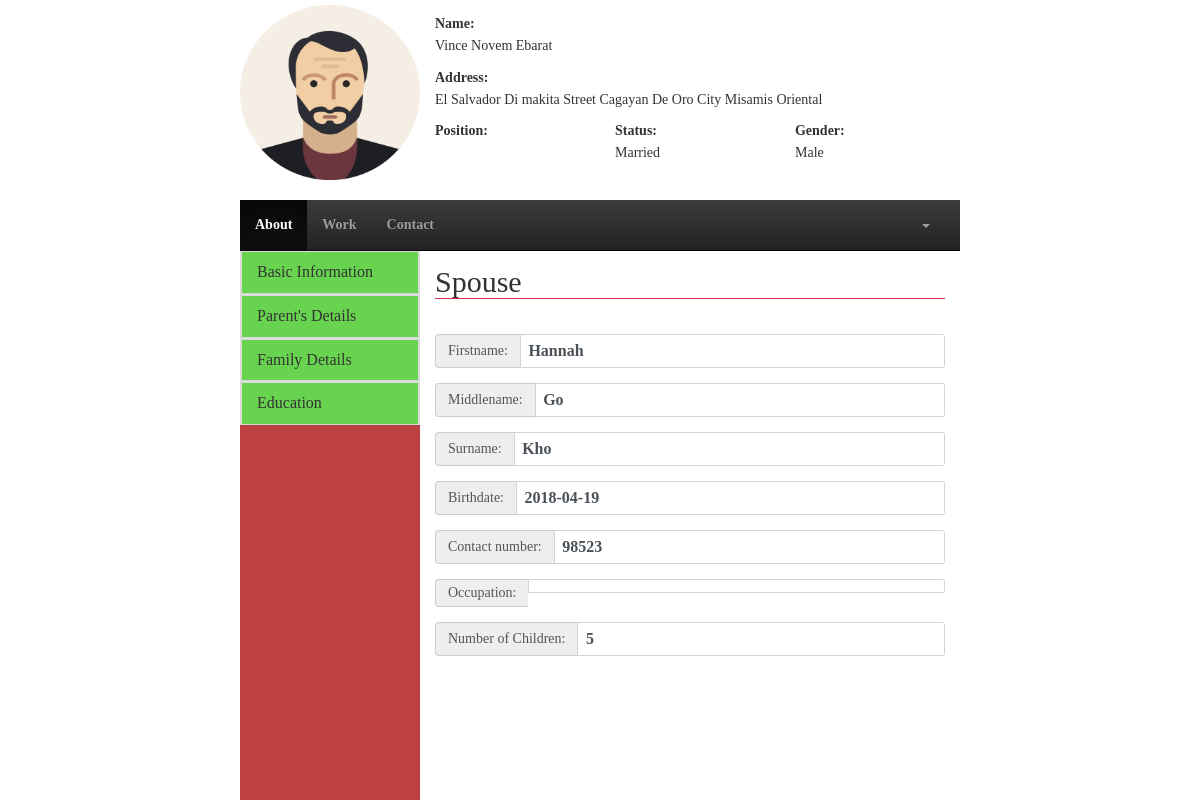
The page /user/about_spouse.php?id=38 (signed in) on the database its author committed.
### tables this page shows
CREATE TABLE `current_address` (
  `staff_id` bigint(20) DEFAULT NULL,
  `addOne` varchar(50) DEFAULT NULL,
  `addTwo` varchar(50) DEFAULT NULL,
  `addTre` varchar(50) DEFAULT NULL,
  `state` varchar(50) NOT NULL,
  `city` varchar(50) NOT NULL,
  `country` varchar(50) NOT NULL,
  `postCode` int(11) NOT NULL
);

CREATE TABLE `staff` (
  `staff_id` bigint(20) NOT NULL,
  `fname` varchar(50) NOT NULL,
  `mname` varchar(50) DEFAULT NULL,
  `lname` varchar(50) NOT NULL,
  `birthdate` date NOT NULL,
  `cellnum` varchar(50) NOT NULL,
  `telnum` varchar(50) DEFAULT NULL,
  `email` varchar(50) NOT NULL,
  `status` varchar(50) NOT NULL,
  `gender` varchar(50) NOT NULL,
  `type` varchar(50) NOT NULL,
  `department` varchar(50) NOT NULL,
  `password` varchar(50) NOT NULL
);

CREATE TABLE `family_details` (
  `staff_id` bigint(20) DEFAULT NULL,
  `fathers_fname` varchar(50) DEFAULT NULL,
  `fathers_mname` varchar(50) NOT NULL,
  `fathers_lname` varchar(50) NOT NULL,
  `mothers_fname` varchar(50) DEFAULT NULL,
  `mothers_mname` varchar(50) NOT NULL,
  `mothers_lname` varchar(50) NOT NULL,
  `fathers_birthdate` date DEFAULT NULL,
  `mothers_birthdate` date DEFAULT NULL,
  `fathers_occupation` varchar(50) NOT NULL,
  `mothers_occupation` varchar(50) NOT NULL,
  `fathers_contnum` varchar(50) NOT NULL,
  `mothers_contnum` varchar(50) NOT NULL,
  `status` varchar(50) NOT NULL,
  `siblings` int(11) DEFAULT NULL,
  `spouse_fname` varchar(50) DEFAULT NULL,
  `spouse_mname` varchar(50) NOT NULL,
  `spouse_lname` varchar(50) NOT NULL,
  `spouse_birthdate` date NOT NULL,
  `spouse_contnum` varchar(50) NOT NULL,
  `spouse_occupation` varchar(50) NOT NULL,
  `numOfChildren` int(11) DEFAULT NULL
);

### user/about_spouse.php (the view, shortened to what this page needs)
<!DOCTYPE html>
<html lang="en">
	<head>
		<link rel="stylesheet" href="css/bootstrap.css">
		<link rel="stylesheet" href="css/stylesheet.css">
		<link rel="stylesheet" href="css/bootstrap-theme.css">
	</head>
	<body>
		<div class="row-3">
			<div class="container-sides">
				<div class="col-12">
					<?php
						$space = " ";
						$id = $_GET['id'];
						include_once("action/session.php");
						$query = "SELECT staff.staff_id, staff.fname, staff.mname, staff.lname, staff.status, staff.gender, staff.type, staff.department, staff.password, current_address.staff_id, current_address.addOne, current_address.addTwo, current_address.addTre, current_address.state, current_address.city FROM staff INNER JOIN current_address ON staff.staff_id = current_address.staff_id WHERE staff.staff_id = '$id'";
						$result = mysqli_query($connect,$query);
						if(mysqli_num_rows($result) > 0){
							while($row = mysqli_fetch_assoc($result)):
					?>
								<form action="">
									<div class="col-3 text-center">
										<img src="img/avatar.png" alt="" style="width:180px;height: 180px;padding-top: 5px; ">
									</div>
									<div class="col-9">
										<div class="row-4">
											<div class="container">
												<label>Name:</label>
												<h5><?php echo $row['fname'].$space.$row['mname'].$space.$row['lname'] ?></h5>
											</div>
										</div>
										<div class="row-4">
											<div class="container">
												<label>Address:</label>
												<h5><?php echo $row['addOne'].$space.$row['addTwo'].$space.$row['addTre'].$space.$row['city'].$space.$row['state'] ?></h5>
											</div>
										</div>
										<div class="row-4">
											<div class="col-4 container">
												<label>Position:</label>
											</div>
											<div class="col-4 container">
												<label>Status:</label>
												<h5><?php echo $row['status'] ?></h5>
											</div>
											<div class="col-4 container">
												<label>Gender:</label>
												<h5><?php echo $row['gender'] ?></h5>
											</div>
										</div>
									</div>
								</form>
					<?php endwhile;} ?>
				</div>
			</div>
		</div>
		<div class="row-9">
			<div class="container-sides">
				<div class="col-12">
					<div class="row-1">
						<div class="">
							<nav class="navbar navbar-inverse navbar-static-top">
								<div class="collapse navbar-collapse navHeaderCollapse">
									<ul class="nav navbar-nav navbar-left">
										<li class="active"><a href="about_me.php<?php echo '?id='.$id.''?>">About</a></li>
										<li><a href="work_details.php<?php echo '?id='.$id.''?>">Work</a></li>
										<li><a href="contact_person.php<?php echo '?id='.$id.''?>">Contact</a></li>
									</ul>
									<ul class="nav navbar-nav navbar-right" style="margin-right: 15px;">
										<li>
											<a href="" class="dropdown-toggle" data-toggle="dropdown"><b class="caret"></b></a>
										</li>
									</ul>
								</div>
							</nav>
						</div>
					</div>
					<div class="row-11">
						<div class="col-3" style="background-color: #be4141;">
							<div class="panel-group">
								<div class="panel panel-default">
									<div class="panel panel-heading">
										<h4 class="panel-title"><a href="#collapse1" data-toggle="collapse">Basic Information</a></h4>
									</div>
								</div>
							</div>
							<div class="panel-group">
								<div class="panel panel-default">
									<div class="panel panel-heading">
										<h4 class="panel-title"><a href="#collapse2" data-toggle="collapse">Parent's Details</a></h4>
									</div>
								</div>
							</div>
							<div class="panel-group">
								<div class="panel panel-default">
									<div class="panel panel-heading">
										<h4 class="panel-title"><a href="#collapse3" data-toggle="collapse">Family Details</a></h4>
									</div>
								</div>
							</div>
							<div class="panel-group">
								<div class="panel panel-default">
									<div class="panel panel-heading">
										<h4 class="panel-title"><a href="#collapse4" data-toggle="collapse">Education</a></h4>
									</div>
								</div>
							</div>
						</div>
						<div class="col-9">
							<div class="row-12">
								<?php
									$id = $_GET['id'];
									include_once("action/session.php");
									$query = "SELECT * FROM family_details WHERE staff_id = '$id'";
									$result = mysqli_query($connect,$query);
									if(mysqli_num_rows($result) > 0){
										while($row = mysqli_fetch_assoc($result)):
								?>
									<form action="">
										<div class="container form-group">
											<legend><h2>Spouse</h2></legend>
										</div>
										<div class="container form-group form-horizontal">
											<div class="inputGroupContainer">
												<div class="input-group">
													<span class="input-group-addon">Firstname:</span>
													<span class='form-control'><?php echo $row['spouse_fname'] ?></span>
												</div>
											</div>
										</div>
										<div class="container form-group form-horizontal">
											<div class="inputGroupContainer">
												<div class="input-group">
													<span class="input-group-addon">Middlename:</span>
													<span class='form-control'><?php echo $row['spouse_mname'] ?></span>
												</div>
											</div>
										</div>
										<div class="container form-group form-horizontal">
											<div class="inputGroupContainer">
												<div class="input-group">
													<span class="input-group-addon">Surname:</span>
													<span class='form-control'><?php echo $row['spouse_lname'] ?></span>
												</div>
											</div>
										</div>
										<div class="container form-group form-horizontal">
											<div class="inputGroupContainer">
												<div class="input-group">
													<span class="input-group-addon">Birthdate:</span>
													<span class='form-control'><?php echo $row['spouse_birthdate'] ?></span>
												</div>
											</div>
										</div>
										<div class="container form-group form-horizontal">
											<div class="inputGroupContainer">
												<div class="input-group">
													<span class="input-group-addon">Contact number:</span>
													<span class='form-control'><?php echo $row['spouse_contnum'] ?></span>
												</div>
											</div>
										</div>
										<div class="container form-group form-horizontal">
											<div class="inputGroupContainer">
												<div class="input-group">
													<span class="input-group-addon">Occupation:</span>
													<span class='form-control'><?php echo $row['spouse_occupation'] ?></span>
												</div>
											</div>
										</div>
										<div class="container form-group form-horizontal">
											<div class="inputGroupContainer">
												<div class="input-group">
													<span class="input-group-addon">Number of Children:</span>
													<span class='form-control'><?php echo $row['numOfChildren'] ?></span>
												</div>
											</div>
										</div>
									</form>
								<?php endwhile;} ?>
							</div>
						</div>
					</div>
				</div>
			</div>
		</div>
	</body>
</html>

### user/css/stylesheet.css (style rules this page uses)
.col-3 { width: 25%;height: 100%; }
.col-4 { width: 33.3333%;height: 100%; }
.col-9 { width: 75%;height: 100%; }
.col-12 { width: 100%;height: 100%; }
.row-1 { height: 8.3333%;width: 100%; }
.row-3 { height: 25%;width: 100%; }
.row-4 { height: 33.3333%;width: 100%; }
.row-9 { height: 75%;width: 100%; }
.row-11 { height: 91.6666%;width: 100%; }
.row-12 { height: 100%;width: 100%; }
.row-1, .row-2, .row-3, .row-4, .row-5, .row-6, .row-7, .row-8, .row-9, .row-10, .row-11, .row-12 { position: relative; float: left; }
.col-1, .col-2, .col-3, .col-4, .col-5, .col-6, .col-7, .col-8, .col-9, .col-10, .col-11, .col-12 { position: relative; float: left; }
html,body { height: 100% !important; width: 100% !important; font-family: masaya; font-weight: bold; }
.container-sides { width: 60%; height: 100%; margin-right: auto; margin-left: auto; }
* { padding: 0; margin: 0; text-decoration: none; list-style: none; line-height: 1.3; }
h1,h2,h3,h4,h5,h6 { padding: 0 !important; margin: 0 !important; }
a { color: inherit; text-decoration: none; list-style-type: none; }
label { display: inline-block; margin-bottom: .5rem; }
.text-center { text-align: center; }

### rows shown on the page
current_address: staff_id.fname "Vince", staff_id.mname "Novem", staff_id.lname "Ebarat", addOne "El Salvador", addTwo "Di makita", addTre "Street", city "Cagayan De Oro City", state "Misamis Oriental", staff_id.status "Married", staff_id.gender "Male"
family_details: spouse_fname "Hannah", spouse_mname "Go", spouse_lname "Kho", spouse_birthdate "2018-04-19", spouse_contnum "98523", numOfChildren "5"
